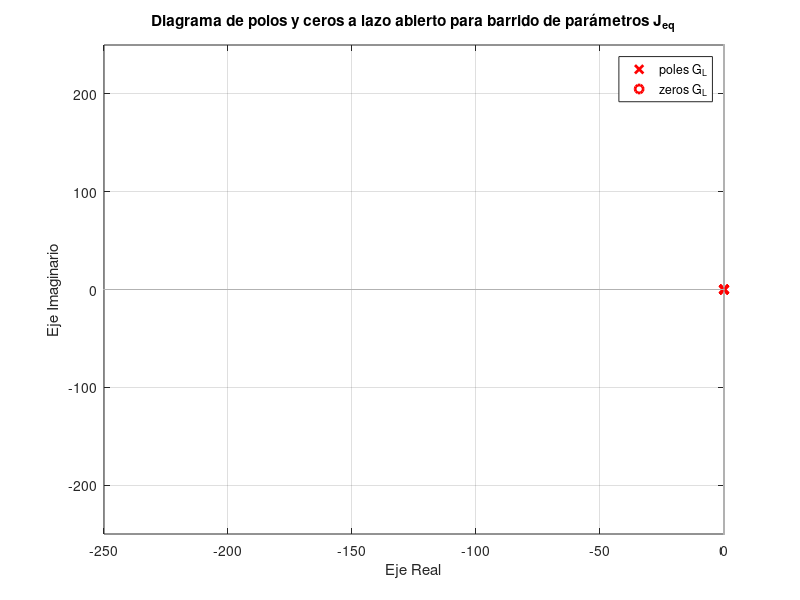

Here is the MATLAB script that generated this plot:
clear,clc,close all

%% Sistema mecanico

g = 9.80665;              % m/s^2

m = 1.12;                 % kg
m_unc = 0.16;             % kg (incertidumbre)

l_cm = 0.125;             % m
J_cm = 6.085e-3;          % kg*m^2

l_l = 0.25;               % m

m_l = [0 1.5];                  % [0 1.5] kg (rango de carga)

J_l = (m*l_cm^2 + J_cm) + m_l*l_l^2;   % kg*m^2

omega_0 = 821;            % rad/s
n_0 = 7840;               % rpm

K_t = 21.7e-3;            % Nm/A

I_0 = 0.448;              % A

J_m = 2.3e-6;             % kg*m^2

b_m = (K_t*I_0)/omega_0;  % Nm/(rad/s)

r = 156;                  % relacion de transmision

b_l = b_m*r^2;            % friccion equivalente en articulacion

k_l = m*g*l_cm+m_l*g*l_l; % constante de carga gravitacional

k_l_nom = 0.5*(k_l(1)+k_l(2)); 

J_eq = J_l*(1/r)^2+J_m;   % Inercia equivalente del lado motor

J_eq_nom = 0.5*(J_eq(1)+J_eq(2));

b_eq = b_l*(1/r)^2+b_m;   % friccion equivalente del lado motor

%% Sistema electromagnetico

I_0 = 0.448;              % A

R_s = 0.196;              % Ohm
L_s = 0.113e-3;           % H

K_e = 0.0217;             % V/(rad/s)

p = 7;                  % pares de polos

psi_m = K_e/(1.5*p);    % Wb

U_d = 18;               %V

%% Ubicacion de polos

% Funcion de transferencia en vacio (T_L=0)
num_Gu = [0 0 0 K_t];
den_Gu = [L_s*J_eq_nom (R_s*J_eq_nom+L_s*b_eq) (R_s*b_eq+K_e*K_t) 0];

G_u = tf(num_Gu,den_Gu);


% Funcion de transferencia sin alimentacion y con carga (T_L=0)
num_GL = [0 0 L_s R_s];
den_GL = [L_s*J_eq_nom (R_s*J_eq_nom+L_s*b_eq) (R_s*b_eq+K_e*K_t) 0];

G_L = tf(num_GL,den_GL);

% figure(1)
% pzmap(G_u)
% grid on
% xlabel('Eje Real')
% ylabel('Eje Imaginario')
% xlim([-2000,0])
% ylim([-100,100])
% title('Diagrama de polos y ceros a lazo abierto')

% figure(1)
% pzmap(G_L)
% grid on
% xlabel('Eje Real')
% ylabel('Eje Imaginario')
% xlim([-2000,0])
% ylim([-100,100])
% title('Diagrama de polos y ceros a lazo abierto')


%% Valor de frecuencia y amortiguacion relativa
wn = sqrt((R_s*b_eq + K_e^2)/(J_eq_nom*L_s));   
xita = (L_s*b_eq+R_s*J_eq_nom)/(J_eq_nom*L_s*2*wn);

s = pole(G_L);


Jeq_step = (max(J_eq)-min(J_eq))/9;
Jeq_range = zeros(1,9);
Jeq_range(1) = min(J_eq);
num_GL = [0 0 L_s R_s];
den_GL = [L_s*Jeq_range(1) (R_s*Jeq_range(1)+L_s*b_eq) (R_s*b_eq+K_e*K_t) 0];
polos = roots(den_GL)
G_L = tf(num_GL,den_GL);
figure(1)
pzmap(G_L,'r')
hold on
for i = 2:10
    Jeq_range(i) = Jeq_range(i-1) + Jeq_step;
    num_GL = [0 0 L_s R_s];
    den_GL = [L_s*Jeq_range(i) (R_s*Jeq_range(i)+L_s*b_eq) (R_s*b_eq+K_e*K_t) 0];
    polos = roots(den_GL)
    G_L = tf(num_GL,den_GL);
    figure(1)
    pzmap(G_L,'r')
    hold on
end
grid on
xlim([-250,0])
ylim([-250,250])
xlabel('Eje Real')
ylabel('Eje Imaginario')
title('Diagrama de polos y ceros a lazo abierto para barrido de parámetros J_{eq}')
Jeq_range

% %% Lazo de corriente
% p = -5000;
% tau = -1/p;
% G_i = tf(1,[tau 1]);
% %% Controlador PID Jeq nominal
% 
% n = 2.5;
% w_pos = 800;
% 
% ba = Jeq*n*w_pos;
% Ksa = Jeq*n*w_pos^2;
% Ksia = Jeq*w_pos^3;
% 
% num_PID = [0 ba Ksa Ksia];
% den_PID = [Jeq ba Ksa Ksia];
% G_PID = tf(num_PID,den_PID)
% roots(den_PID);
% 
% %% Controlador PID Jeq max
% 
% num_PID = [0 ba Ksa Ksia];
% den_PID = [Jeq_max ba Ksa Ksia];
% G_PID_max = tf(num_PID,den_PID);
% roots(den_PID);
% 
% figure(1)
% h = pzplot(G_orig, G_i, G_PID, G_PID_max);
% grid on
% 
% %% Constantes del observador
% A = [0 1
%      0 0];
% 
% Bc = [0
%       1/Jeq];
% 
% Bd = -r*Bc;
% 
% C = [1 0];
% 
% D = [0];
% sist = ss(A,Bc,C,D);
% H_sist = tf(sist)
% 
% syms Ktita Komega s
% K = [Ktita
%     Komega];
% 
% A_prima = A - K*C;
% 
% I = eye(2);
% 
% p_obs = expand(det(s*I-A_prima))
% 
% p_des = expand((s+3200)^2)
% 
% Ke_tita = 6400;
% Ke_w = 10240000;
% 
% %% Simulacion Sistema Completo
% % Define time parameters
% t_start = 0;
% t_ramp_up = 5;
% t_constant = 10;
% t_end = 15;
% t_step = 0.01;
% 
% % Create time vector
% t = t_start:t_step:(t_end-t_step);
% 
% 
% % Create ramp up, constant, and ramp down vectors
% ramp_up = linspace(0, 2*pi, round((t_ramp_up-t_start)/t_step));
% constant = 2*pi*ones(1, round((t_constant-t_ramp_up)/t_step));
% ramp_down = linspace(2*pi, 0, round((t_end-t_constant)/t_step));
% 
% % Concatenate vectors to create the final function
% q = [ramp_up constant ramp_down];
% 
% 
% % % Plot the function
% % plot(t, q);
% % xlabel('Time (s)');
% % ylabel('Function Value');
% % title('Ramp-Constant-Ramp Function');
% % 
% q = timeseries(q,t);
% 
% %% Nueva consigna
% 
% % Primera parte
% t1_start = 0;
% t1_ramp_up = 0.1;
% t1_end = 5;
% t1_step = 0.01;
% t1 = t1_start:t1_step:(t1_end-t1_step);
% 
% ramp_up1 = linspace(0, 2*pi/5, round((t1_ramp_up-t1_start)/t1_step));
% constant1 = 2*pi/5*ones(1, round((t1_end-t1_ramp_up)/t1_step));
% 
% q1 = [ramp_up1 constant1];
% 
% 
% % Segunda parte
% t2_start = 5;
% t2_ramp_down = 5.1;
% t2_end = 10;
% t2_step = 0.01;
% t2 = t2_start:t2_step:(t2_end-t2_step);
% 
% ramp_down2 = linspace(2*pi/5, 0, round((t2_ramp_down-t2_start)/t2_step));
% constant2 = zeros(1, round((t2_end-t2_ramp_down)/t2_step));
% 
% q2 = [ramp_down2 constant2];
% 
% % Tercera parte
% t3_start = 10;
% t3_ramp_down = 10.1;
% t3_ramp_up = 14.9;
% t3_constant = 15;
% t3_end = 20;
% t3_step = 0.01;
% t3 = t3_start:t3_step:(t3_end-t3_step);
% 
% ramp_down3 = linspace(0, -2*pi/5, round((t3_ramp_down-t3_start)/t3_step));
% constant3 = -2*pi/5*ones(1, round((t3_ramp_up-t3_ramp_down)/t3_step));
% ramp_up3 = linspace(-2*pi/5, 0, round((t3_constant-t3_ramp_up)/t3_step));
% constant4 = zeros(1, round((t3_end-t3_constant)/t3_step));
% 
% q3 = [ramp_down3 constant3 ramp_up3 constant4];
% 
% % Final
% t4_start = 15.01;
% 
% 
% t_new = [t1 t2 t3];
% q_vel = [q1 q2 q3];
% 
% % % Plot the function
% % plot(t_new, q_vel);
% % xlabel('Time (s)');
% % ylabel('Function Value');
% % title('Ramp-Constant-Ramp Function');
% 
% q_vel = timeseries(q_vel,t_new);
% 
% %% Mejora del Observador
% 
% syms Ktita Komega Kint s
% 
% A_aug = [0 1 0
%          0 0 1
%          0 0 0];
% B_aug = [0
%          1/Jeq
%          0];
% 
% C_aug = [1 0 0];
% 
% K = [Ktita
%     Komega
%     Kint];
% 
% A_int = A_aug - K*C_aug;
% 
% I = eye(3);
% 
% p_obs = expand(det(s*I-A_int))
% 
% p_des = expand((s+3200)^3)
% 
% ke_tita = 9600;
% ke_w = 30720000;
% ke_int = 32768000000;
% 
% K = [9600
%     30720000
%     32768000000];
% A_int = A_aug - K*C_aug;
% 
% G_obs = C_aug*((s*I-A_int)^-1)*B_aug
% G_obs = tf([0 0 6946721411010179/137438953472 0],[1 ke_tita ke_w ke_int])
% 
% %% Prueba Térmica
% % q_ter = [q_vel q_vel q_vel q_vel q_vel q_vel q_vel q_vel q_vel q_vel q_vel q_vel q_vel q_vel q_vel q_vel q_vel q_vel q_vel q_vel];
% % t_ter = 0:0.01:(300-0.01);
% % 
% % q_ter = timeseries(q_ter,t_ter);
% 
% %% Sensores no ideales
% frec_tita = 5000; 
% xita_tita = 1;
% 
% A_tita = [0 -1; frec_tita^2 -2*frec_tita*xita_tita];
% B_tita = [1 ; 0];
% C_tita = [0 1];
% D_tita = [0];
% 
% frec_iabc = 10000; 
% xita_iabc = 1;
% 
% A_iabc = [0 -1; frec_iabc^2 -2*frec_iabc*xita_iabc];
% B_iabc = [1 ; 0];
% C_iabc = [0 1];
% D_iabc = [0];
% 
% tau = 1;
% 
% A_temp = [-1/tau];
% B_temp = [1];
% C_temp = [1/tau];
% D_temp = [0];
% 
% %% Modulador de Tension no ideal
% frec_vmod = 6000*5;
% xita_vmod = 1;
% 
% A_vmod = [0 -1; frec_vmod^2 -2*frec_vmod*xita_vmod];
% B_vmod = [1 ; 0];
% C_vmod = [0 1];
% D_vmod = 0;
% 
% Vsl = 24;
% Vsat = sqrt(2/3)*Vsl;
% 
% %% Controlador Discreto
% Ts = 2*pi/(3200*10);
% % 
% % G_PID_z = c2d(G_PID,Ts,'tustin')
% % [num_z,den_z] = tfdata(G_PID_z,'v')
% % 
% % b0 = num_z(1);
% % b1 = num_z(2);
% % b2 = num_z(3);
% % b3 = num_z(4);
% % a0 = den_z(1);
% % a1 = den_z(2);
% % a2 = den_z(3);
% % a3 = den_z(4);
% % 
% % % figure(1)
% % % step(G_PID,'--',G_PID_z,'-')
% % % figure(2)
% % % pzmap(G_PID_z)
% % 
% % G_obs_z = c2d(G_obs,Ts,'tustin')
% % 
% % syms Kp Ki Kd real
% % eq1 = b0 == Kp + (Ki * Ts / 2) + (2 * Kd / Ts);
% % eq2 = b1 == -Kp + (Ki * Ts / 2) - (2 * Kd / Ts);
% % 
% % sol = solve([eq1, eq2], [Kp, Ki, Kd]);
% % Kp_discrete = double(sol.Kp)
% % Ki_discrete = double(sol.Ki)
% % Kd_discrete = double(sol.Kd)
% 
% % stepinfo(G_orig,'SettlingTimeThreshold',0.01)
